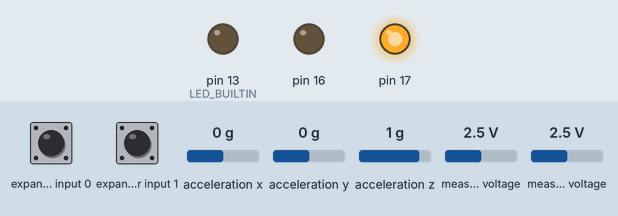
A sketch run on a simulated Arduino Uno, built with avr-gcc and run on an emulated ATmega328P. Parts: output pins drawn as LEDs (lit = HIGH). Wiring (inferred from the names in the program): Wii Nunchuk at I2C address 0x52. Dashed ring = blinking. The test bench sets the inputs (shaded band); at power-on: expander input 0 HIGH, expander input 1 HIGH, acceleration x 0 g, acceleration y 0 g, acceleration z 1 g, measured voltage 2.5 V. MIDI output is not drawn.

Above: at 1.4 s.
1.5 s: expander input 0 pulled LOW for 0.15 s
At 1.62 s:
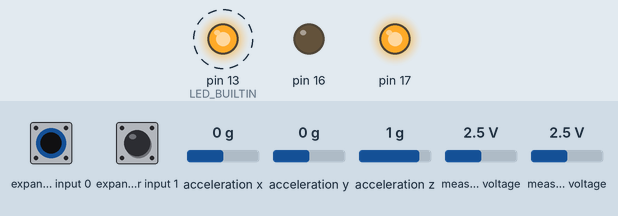
Timing chart, 0 to 4.5 s (numbered marks = the images above; inputs shaded):
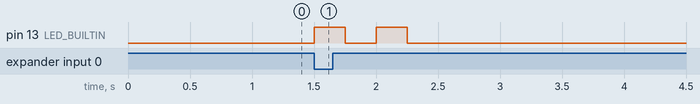

The sketch:

midinun-uno.ino
```cpp
#include <Wire.h>
#include "Nunchuk.h"
#include <MIDI.h>

MIDI_CREATE_DEFAULT_INSTANCE();
int maxJoystickVal = 127;
int minJoystickVal = -127;
int maxSensorVal = 250;  //max 511
int minSensorVal = -250; //min -511
int minMidiVal = 0;
int maxMidiVal = 127;
int accelX;
int accelY;
int accelZ;
int joyX;
int joyY;
int btnC;
int btnZ;
int btnCPrev = 0;
int btnZPrev = 0;
bool isSetupState = false;
int accelMode = 0; //0 - off, 1 - x, 2 - y, 3 - z, 4 - xyz
int accelModeMax = 4;
int setupMode = 0; //0 - joyX, 1 - joyY, 2 - accelX, 3 - accelY, 4 - accelZ
int setupModeMax = 4;
void setup()
{
  pinMode(LED_BUILTIN, OUTPUT);
  MIDI.begin(MIDI_CHANNEL_OMNI);
  Wire.begin();
  // Change TWI speed for nuchuk, which uses Fast-TWI (400kHz)
  Wire.setClock(400000);
  nunchuk_init_power(); // A1 and A2 is power supply
  nunchuk_init();
  Serial.begin(115200);
}

void loop()
{

  if (nunchuk_read())
  {

    mapAllInputs();
    iterateSetupState();

    if (isSetupState)
    {

      iterateSetupMode();
      setupControllers();
    }
    else
    {
      iterateAccelMode();
      if (btnC == 1 && btnZ == 0)
      {
        MIDI.sendControlChange(1, joyY, 1);
        MIDI.sendControlChange(2, joyX, 1);
        sendAccelData();
      }
    }
  }
}
void iterateAccelMode()
{
  if (btnZ == 1 && btnZPrev == 0 && btnC == 0)
  {
    accelMode += 1;
    if (accelMode > accelModeMax)
      accelMode = 0;
    ledBlinkAccelMode(accelMode);
    btnZPrev = 1;
  }
  else if (btnZ == 0 && btnZPrev == 1 && btnC == 0)
  {
    btnZPrev = 0;
  }
}

void iterateSetupMode()
{
  if (btnZ == 1 && btnZPrev == 0 && btnC == 0)
  {
    setupMode += 1;
    if (setupMode > setupModeMax)
      setupMode = 0;
    ledBlinkSetupMode(setupMode);
    btnZPrev = 1;
  }
  else if (btnZ == 0 && btnZPrev == 1 && btnC == 0)
  {
    btnZPrev = 0;
  }
}

void setupControllers()
{
  if (btnZ == 0 && btnC == 1)
  {
    switch (setupMode)
    {
    case 0:
      MIDI.sendControlChange(1, joyY, 1);
      break;
    case 1:
      MIDI.sendControlChange(2, joyX, 1);
      break;
    case 2:
      MIDI.sendControlChange(3, accelX, 1);
      break;
    case 3:
      MIDI.sendControlChange(4, accelY, 1);
      break;
    case 4:
      MIDI.sendControlChange(5, accelZ, 1);
      break;
    default:
      break;
    }
  }
}
void iterateSetupState()
{
  if (btnC == 1 && btnZ == 1 && joyY == 0)
  {
    if (isSetupState)
    {
      ledBlinkExitSetup();
      isSetupState = false;
    }
  }
  else if (btnC == 1 && btnZ == 1 && joyY == 127)
  {
    if (isSetupState == false)
    {
      ledBlinkEnterSetup();
      setupMode = 0;
      isSetupState = true;
    }
  }
}

void mapAllInputs()
{
  accelX = map(nunchuk_accelX(), minSensorVal, maxSensorVal, minMidiVal, maxMidiVal);
  accelY = map(nunchuk_accelY(), minSensorVal, maxSensorVal, minMidiVal, maxMidiVal);
  accelZ = map(nunchuk_accelZ(), minSensorVal, maxSensorVal, minMidiVal, maxMidiVal);
  joyX = map(nunchuk_joystickX(), minJoystickVal, maxJoystickVal, minMidiVal, maxMidiVal);
  joyY = map(nunchuk_joystickY(), minJoystickVal, maxJoystickVal, minMidiVal, maxMidiVal);
  btnC = nunchuk_buttonC();
  btnZ = nunchuk_buttonZ();
}

void sendAccelData()
{
  switch (accelMode)
  {
  case 1:
    MIDI.sendControlChange(3, accelX, 1);
    break;
  case 2:
    MIDI.sendControlChange(4, accelY, 1);
    break;
  case 3:
    MIDI.sendControlChange(5, accelZ, 1);
    break;
  case 4:
    MIDI.sendControlChange(3, accelX, 1);
    MIDI.sendControlChange(4, accelY, 1);
    MIDI.sendControlChange(5, accelZ, 1);
    break;
  default:
    break;
  }
}

void playNote()
{
  if (btnC == 1 and btnCPrev == 0)
  {
    MIDI.sendNoteOn(42, 127, 1);
    btnCPrev = 1;
  }
  else if (btnC == 0 and btnCPrev == 1)
  {
    MIDI.sendNoteOff(42, 0, 1);
    btnCPrev = 0;
  }
}
void ledBlinkAccelMode(int mode)
{
  ledBlink(mode + 1, 250);
}
void ledBlinkSetupMode(int mode)
{
  ledBlink(mode + 1, 250);
}
void ledBlinkEnterSetup()
{
  ledBlink(5, 500);
}
void ledBlinkExitSetup()
{
  ledBlink(5, 100);
}
void ledBlink(int times, int blinkDelay)
{
  for (int i = 0; i < times; i++)
  {
    digitalWrite(LED_BUILTIN, HIGH);
    delay(blinkDelay);
    digitalWrite(LED_BUILTIN, LOW);
    delay(blinkDelay);
  }
}
```

Nunchuk.h
```cpp
// (licence header left out)
#ifndef NUNCHUK_H
#define NUNCHUK_H

#include <Wire.h>

// Calibration accelerometer values, depends on your Nunchuk
#define NUNCHUK_ACCEL_X_ZERO 512
#define NUNCHUK_ACCEL_Y_ZERO 512
#define NUNCHUK_ACCEL_Z_ZERO 512

// Calibration joystick values
#define NUNCHUK_JOYSTICK_X_ZERO 127
#define NUNCHUK_JOYSTICK_Y_ZERO 128

// Whether to disable encryption. Enabling encryption means that every packet must be decrypted, which wastes cpu cycles. Cheap Nunchuk clones have problems with the encrypted init sequence, so be sure you know what you're doing
#define NUNCHUK_DISABLE_ENCRYPTION

// Print debug information instead of a CSV stream to the serial port
#define NUNCHUK_DEBUG

// The Nunchuk I2C address
#define NUNCHUK_ADDRESS 0x52

#if ARDUINO >= 100
#define I2C_READ() Wire.read()
#define I2C_WRITE(x) Wire.write(x)
#else
#define I2C_READ() Wire.receive()
#define I2C_WRITE(x) Wire.send(x)
#endif

#define I2C_START(x) Wire.beginTransmission(x)
#define I2C_STOP() Wire.endTransmission(true)

uint8_t nunchuk_data[6];
uint8_t nunchuk_cali[16];

#if defined(__AVR_ATmega168__) || defined(__AVR_ATmega328P__) // Only Arduino UNO
/**
 * Use normal analog ports as power supply, which is useful if you want to have all pins in a row
 * Like for the famous WiiChuck adapter
 * @see https://todbot.com/blog/2008/02/18/wiichuck-wii-nunchuck-adapter-available/
 */
static void nunchuk_init_power() {
    // Add power supply for port C2 (GND) and C3 (PWR)
    PORTC &= ~_BV(PORTC2);
    PORTC |= _BV(PORTC3);
    DDRC |= _BV(PORTC2) | _BV(PORTC3);
    delay(100);
}
#endif
/**
 * Initializes the Nunchuk communication by sending a sequence of bytes
 */
static void nunchuk_init() {

#ifdef NUNCHUK_DISABLE_ENCRYPTION
    I2C_START(NUNCHUK_ADDRESS);
    I2C_WRITE(0xF0);
    I2C_WRITE(0x55);
    I2C_STOP();
    // delay(1);
    I2C_START(NUNCHUK_ADDRESS);
    I2C_WRITE(0xFB);
    I2C_WRITE(0x00);
    I2C_STOP();
    // delay(1);
#else
    I2C_START(NUNCHUK_ADDRESS);
    I2C_WRITE(0x40);
    I2C_WRITE(0x00);
    I2C_STOP();
    // delay(1);
#endif

#ifdef NUNCHUK_DEBUG
    Serial.print("Ident: "); // 0xA4200000 for Nunchuck, 0xA4200101 for Classic, 0xA4200402 for Balance

    I2C_START(NUNCHUK_ADDRESS);
    I2C_WRITE(0xFA);
    I2C_STOP();

    Wire.requestFrom(NUNCHUK_ADDRESS, 6);
    for (uint8_t i = 0; i < 6; i++) {
        if (Wire.available()) {
            Serial.print(I2C_READ(), HEX);
            Serial.print(" ");
        }
    }
    I2C_STOP();
    Serial.println("");

    delay(100); // Wait for serial transfer, before loop()ing
#endif

}

/**
 * Decodes a byte if encryption is used
 *
 * @param x The byte to be decoded
 */
static inline uint8_t nunchuk_decode_byte(uint8_t x) {
#ifdef NUNCHUK_DISABLE_ENCRYPTION
    return x;
#else
    return (x ^ 0x17) + 0x17;
#endif
}

/**
 * Central function to read a full chunk of data from Nunchuk
 *
 * @return A boolean if the data transfer was successful
 */
static uint8_t nunchuk_read() {

    uint8_t i;
    Wire.requestFrom(NUNCHUK_ADDRESS, 6);
#ifdef SAM
    delayMicroseconds(10);
#endif
    for (i = 0; i < 6 && Wire.available(); i++) {
        nunchuk_data[i] = nunchuk_decode_byte(I2C_READ());
    }
    I2C_START(NUNCHUK_ADDRESS);
    I2C_WRITE(0x00);
#ifdef SAM
    delayMicroseconds(100);
#endif
    I2C_STOP();
    return i == 6;
}

/**
 * Checks the current state of button Z
 */
static uint8_t nunchuk_buttonZ() {
    return (~nunchuk_data[5] >> 0) & 1;
}

/**
 * Checks the current state of button C
 */
static uint8_t nunchuk_buttonC() {
    return (~nunchuk_data[5] >> 1) & 1;
}

/**
 * Retrieves the raw X-value of the joystick
 */
static uint8_t nunchuk_joystickX_raw() {
    return nunchuk_data[0];
}

/**
 * Retrieves the raw Y-value of the joystick
 */
static uint8_t nunchuk_joystickY_raw() {
    return nunchuk_data[1];
}

/**
 * Retrieves the calibrated X-value of the joystick
 */
static int16_t nunchuk_joystickX() {
    return (int16_t) nunchuk_joystickX_raw() - (int16_t) NUNCHUK_JOYSTICK_X_ZERO;
}

/**
 * Retrieves the calibrated Y-value of the joystick
 */
static int16_t nunchuk_joystickY() {
    return (int16_t) nunchuk_joystickY_raw() - (int16_t) NUNCHUK_JOYSTICK_Y_ZERO;
}

/**
 * Calculates the angle of the joystick
 */
static float nunchuk_joystick_angle() {
    return atan2((float) nunchuk_joystickY(), (float) nunchuk_joystickX());
}

/**
 * Retrieves the raw X-value of the accelerometer
 */
static uint16_t nunchuk_accelX_raw() {
    return ((uint16_t) nunchuk_data[2] << 2) | ((nunchuk_data[5] >> 2) & 3);
}

/**
 * Retrieves the raw Y-value of the accelerometer
 */
static uint16_t nunchuk_accelY_raw() {
    return ((uint16_t) nunchuk_data[3] << 2) | ((nunchuk_data[5] >> 4) & 3);
}

/**
 * Retrieves the raw Z-value of the accelerometer
 */
static uint16_t nunchuk_accelZ_raw() {
    return ((uint16_t) nunchuk_data[4] << 2) | ((nunchuk_data[5] >> 6) & 3);
}

/**
 * Retrieves the calibrated X-value of the accelerometer
 */
static int16_t nunchuk_accelX() {
    return (int16_t) nunchuk_accelX_raw() - (int16_t) NUNCHUK_ACCEL_X_ZERO;
}

/**
 * Retrieves the calibrated Y-value of the accelerometer
 */
static int16_t nunchuk_accelY() {
    return (int16_t) nunchuk_accelY_raw() - (int16_t) NUNCHUK_ACCEL_Y_ZERO;
}

/**
 * Retrieves the calibrated Z-value of the accelerometer
 */
static int16_t nunchuk_accelZ() {
    return (int16_t) nunchuk_accelZ_raw() - (int16_t) NUNCHUK_ACCEL_Z_ZERO;
}

/**
 * Calculates the pitch angle THETA around y-axis of the Nunchuk in radians
 */
static float nunchuk_pitch() { // tilt-y
    return atan2((float) nunchuk_accelY(), (float) nunchuk_accelZ());
}

/**
 * Calculates the roll angle PHI around x-axis of the Nunchuk in radians
 */
static float nunchuk_roll() { // tilt-x
    return atan2((float) nunchuk_accelX(), (float) nunchuk_accelZ());
}

/**
 * A handy function to print either verbose information of the Nunchuk or a CSV stream for Processing
 */
static void nunchuk_print() {

#ifdef NUNCHUK_DEBUG
    char buf[100];

    sprintf(buf, "Joy X=%4d Y=%4d   Acc X=%4d Y=%4d Z=%4d   Btn Z=%1d C=%1d\n",
        nunchuk_joystickX(), nunchuk_joystickY(),
        nunchuk_accelX(), nunchuk_accelY(), nunchuk_accelZ(),
        nunchuk_buttonZ(), nunchuk_buttonC());
    Serial.print(buf);
#else
    Serial.print(nunchuk_joystickX(), DEC);
    Serial.print(",");
    Serial.print(nunchuk_joystickY(), DEC);
    Serial.print(",");
    Serial.print(nunchuk_accelX(), DEC);
    Serial.print(",");
    Serial.print(nunchuk_accelY(), DEC);
    Serial.print(",");
    Serial.print(nunchuk_accelZ(), DEC);
    Serial.print(",");
    Serial.print(nunchuk_buttonZ(), DEC);
    Serial.print(",");
    Serial.print(nunchuk_buttonC(), DEC);
    Serial.print("\n");
#endif
}

#endif
```

Measured:
- after the input at 1.5 s, pin 13 (LED_BUILTIN): alternates HIGH for 0.25 s and LOW for 0.25 s, 4 changes in all, then stays LOW, starting at once
